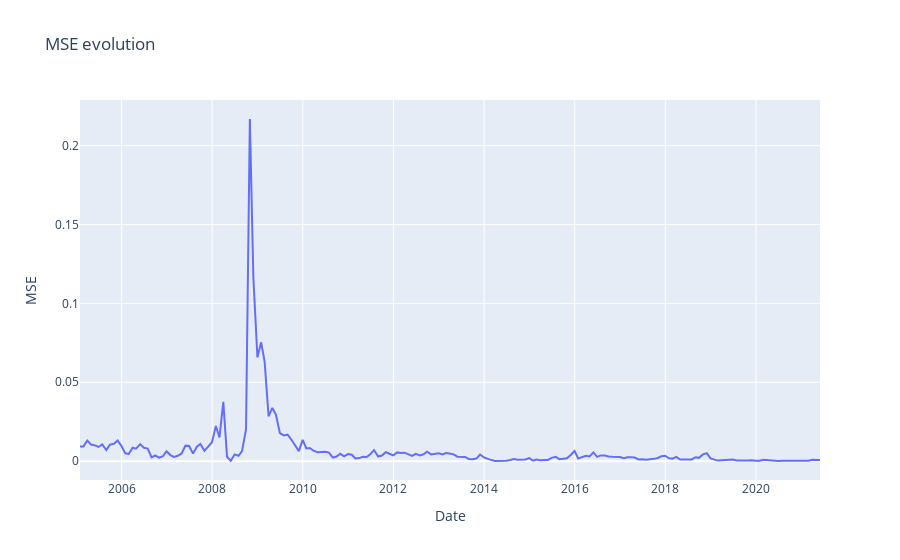

Notebook cell for this chart:
### Markdown cell above
(d) **(6 pts)**  Create the following six graphs:
* A chart which shows the time evolution of the MSE,
* A chart which jointly shows the time evolution of the coefficients $\hat{\beta_{0}}, \hat{\beta_{1}}, \hat{\beta_{2}}$,
* Three charts which draw the fitted curves and the corresponding market spot
rates on the dates when your model produced best, worst, and medium quality
results in terms of the MSE.

### Code cell
#evolution of the MSE over time

import plotly.graph_objects as go
fig1=go.Figure()

fig1.add_trace(go.Scatter(y=df_rad['MSFE_da_bude_isto'],x=df_rad.index))
fig1.update_layout(
    title="MSE evolution",
    xaxis_title="Date",
    yaxis_title="MSE")

### Figure 1 — Plotly figure (JSON) as saved in the notebook; plotly's stock layout.template omitted (floating-point values rounded to 4 significant figures; data arrays with more than 128 entries replaced by an {"elided": "..."} marker saying what was removed)
{"data": [{"type": "scatter", "x": {"elided": "197 str values"}, "y": {"elided": "197 float values"}}], "layout": {"title": {"text": "MSE evolution"}, "xaxis": {"title": {"text": "Date"}}, "yaxis": {"title": {"text": "MSE"}}}}
